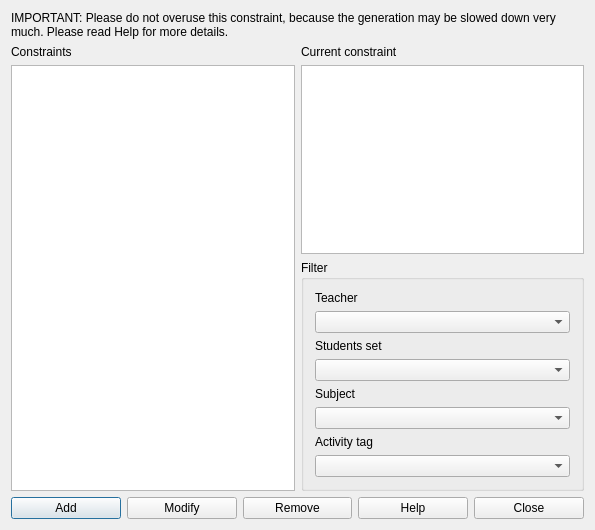
<?xml version="1.0" encoding="UTF-8"?>
<ui version="4.0">
 <class>ConstraintActivitiesOccupyMaxTimeSlotsFromSelectionForm_template</class>
 <widget class="QDialog" name="ConstraintActivitiesOccupyMaxTimeSlotsFromSelectionForm_template">
  <property name="geometry">
   <rect>
    <x>0</x>
    <y>0</y>
    <width>595</width>
    <height>530</height>
   </rect>
  </property>
  <property name="windowTitle">
   <string extracomment="This is the title of the dialog to see the list of all constraints of this type">Constraints activities occupy max time slots from selection</string>
  </property>
  <layout class="QGridLayout" name="gridLayout_2">
   <item row="0" column="0" colspan="2">
    <widget class="QLabel" name="instructionsLabel">
     <property name="sizePolicy">
      <sizepolicy hsizetype="Minimum" vsizetype="Minimum">
       <horstretch>0</horstretch>
       <verstretch>0</verstretch>
      </sizepolicy>
     </property>
     <property name="text">
      <string>IMPORTANT: Please do not overuse this constraint, because the generation may be slowed down very much. Please read Help for more details.</string>
     </property>
     <property name="wordWrap">
      <bool>true</bool>
     </property>
    </widget>
   </item>
   <item row="1" column="0" rowspan="2">
    <layout class="QVBoxLayout" name="verticalLayout">
     <item>
      <widget class="QLabel" name="constraintsTextLabel">
       <property name="frameShape">
        <enum>QFrame::NoFrame</enum>
       </property>
       <property name="frameShadow">
        <enum>QFrame::Plain</enum>
       </property>
       <property name="text">
        <string>Constraints</string>
       </property>
       <property name="wordWrap">
        <bool>false</bool>
       </property>
      </widget>
     </item>
     <item>
      <widget class="QListWidget" name="constraintsListWidget"/>
     </item>
    </layout>
   </item>
   <item row="1" column="1">
    <layout class="QVBoxLayout" name="verticalLayout_2">
     <item>
      <widget class="QLabel" name="currentConstraintTextLabel">
       <property name="text">
        <string>Current constraint</string>
       </property>
       <property name="wordWrap">
        <bool>false</bool>
       </property>
      </widget>
     </item>
     <item>
      <widget class="QPlainTextEdit" name="currentConstraintTextEdit"/>
     </item>
    </layout>
   </item>
   <item row="2" column="1">
    <widget class="QGroupBox" name="filterGroupBox">
     <property name="title">
      <string>Filter</string>
     </property>
     <layout class="QGridLayout" name="gridLayout">
      <item row="0" column="0">
       <widget class="QLabel" name="teachersTextLabel">
        <property name="text">
         <string>Teacher</string>
        </property>
        <property name="wordWrap">
         <bool>false</bool>
        </property>
       </widget>
      </item>
      <item row="1" column="0">
       <widget class="QComboBox" name="teachersComboBox"/>
      </item>
      <item row="2" column="0">
       <widget class="QLabel" name="studentsTextLabel">
        <property name="text">
         <string>Students set</string>
        </property>
        <property name="wordWrap">
         <bool>false</bool>
        </property>
       </widget>
      </item>
      <item row="3" column="0">
       <widget class="QComboBox" name="studentsComboBox"/>
      </item>
      <item row="4" column="0">
       <widget class="QLabel" name="subjectsTextLabel">
        <property name="text">
         <string>Subject</string>
        </property>
        <property name="wordWrap">
         <bool>false</bool>
        </property>
       </widget>
      </item>
      <item row="5" column="0">
       <widget class="QComboBox" name="subjectsComboBox"/>
      </item>
      <item row="6" column="0">
       <widget class="QLabel" name="activityTagsTextLabel">
        <property name="text">
         <string>Activity tag</string>
        </property>
        <property name="wordWrap">
         <bool>false</bool>
        </property>
       </widget>
      </item>
      <item row="7" column="0">
       <widget class="QComboBox" name="activityTagsComboBox"/>
      </item>
     </layout>
    </widget>
   </item>
   <item row="3" column="0" colspan="2">
    <layout class="QHBoxLayout" name="horizontalLayout">
     <item>
      <widget class="QPushButton" name="addConstraintPushButton">
       <property name="text">
        <string>Add</string>
       </property>
      </widget>
     </item>
     <item>
      <widget class="QPushButton" name="modifyConstraintPushButton">
       <property name="text">
        <string>Modify</string>
       </property>
      </widget>
     </item>
     <item>
      <widget class="QPushButton" name="removeConstraintPushButton">
       <property name="text">
        <string>Remove</string>
       </property>
      </widget>
     </item>
     <item>
      <widget class="QPushButton" name="helpPushButton">
       <property name="text">
        <string>Help</string>
       </property>
      </widget>
     </item>
     <item>
      <widget class="QPushButton" name="closePushButton">
       <property name="text">
        <string>Close</string>
       </property>
      </widget>
     </item>
    </layout>
   </item>
  </layout>
 </widget>
 <layoutdefault spacing="6" margin="11"/>
 <resources/>
 <connections/>
</ui>
